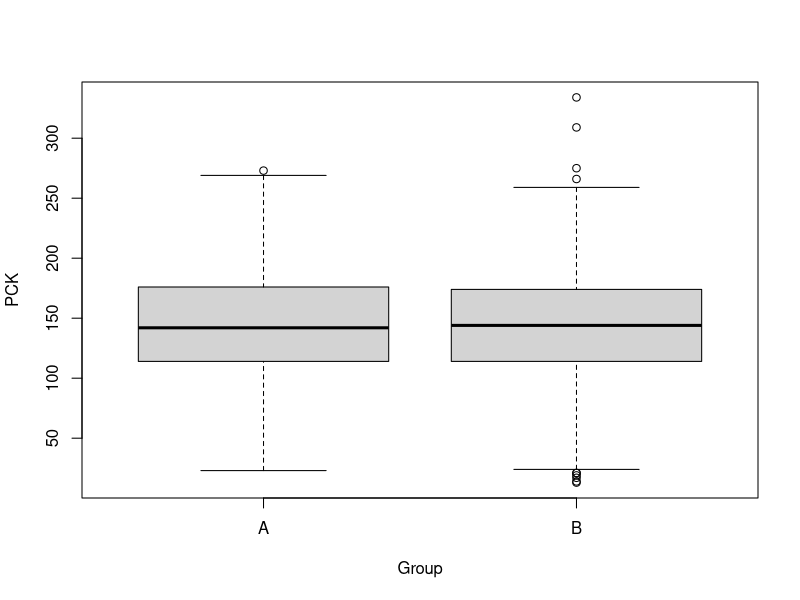

Write the R code that produced this figure. (Note: this script raises an error after producing the figure.)


# PCKDATA
head(PCKDATA <- read.csv('data/LDS_C07_PCKDATA.csv'))
dim(PCKDATA)

shapiro.test(PCKDATA$A)
shapiro.test(PCKDATA$B)

# this data is organized in a poor manner
# According to the question, A and B should be two pyschological situations (in the same patient)
# Ideally we would prefer to have one column of endpoint and another column of predictor (i.e. situation)
# We use \code{reshape2::melt} to re-organize the data
head(PCK_melted <- reshape2::melt(PCKDATA, id.vars = 'SUBJ', value.name = 'PCK', variable.name = 'Group'))
dim(PCK_melted)

boxplot(PCK ~ Group, data = PCK_melted)
t.test(PCK ~ Group, data = PCK_melted, alternative = 'greater', paired = TRUE)
t.test(PCK ~ Group, data = PCK_melted, alternative = 'less', paired = TRUE)
t.test(PCKDATA$A, PCKDATA$B, alternative = 'greater', paired = TRUE)



# PROTHROM
# BAD way of organizing data!!!
head(PROTHROM_raw <- read.csv('data/LDS_C07_PROTHROM.csv', header = FALSE))
# `header = FALSE` means 'the first row of csv file is NOT the variable names'
dim(PROTHROM_raw)
PROTHROM_raw[[1L]]
class(PROTHROM_raw[[2L]])

PROTHROM0 = PROTHROM_raw[-c(1L, 502L), ]
names(PROTHROM0) = c('Subj', 'Time')
class(PROTHROM0$Time)
PROTHROM = within(PROTHROM0, expr = {
  Time = as.numeric(Time) # R previouly mistook Time as 'character' due to the poor data organization
  Group = rep(c('FULLSUB', 'PRESUB'), each = 500L) # add a column to correctly identify the groups
})
head(PROTHROM)

boxplot(Time ~ Group, data = PROTHROM)
t.test(Time ~ Group, data = PROTHROM)



# HEADCIRC
head(HEADCIRC <- read.csv('data/LDS_C07_HEADCIRC.csv'))
dim(HEADCIRC)

boxplot(HEADCIRC$SCA - HEADCIRC$NC, main = 'Difference of SCA - NC')
t.test(HEADCIRC$SCA, HEADCIRC$NC, alternative = 'less', paired = TRUE)



# HEMOGLOB
# BAD way of organizing data!!!
head(HEMOGLOB_raw <- read.csv('data/LDS_C07_HEMOGLOB.csv', header = FALSE))
dim(HEMOGLOB_raw)

HEMOGLOB0 = HEMOGLOB_raw[-c(1L, 502L), ]
names(HEMOGLOB0) = c('Subj', 'Hb')
HEMOGLOB = within(HEMOGLOB0, expr = {
  Hb = as.numeric(Hb)
  Group = structure(rep(1:2, each = 500L), levels = c('A', 'B'), class = 'factor')
})
head(HEMOGLOB)

boxplot(Hb ~ Group, data = HEMOGLOB)
t.test(Hb ~ Group, data = HEMOGLOB)




# MANDEXT
# BAD way of organizing data!!!
head(MANDEXT_raw <- read.csv('data/LDS_C07_MANDEXT.csv', header = FALSE))
dim(MANDEXT_raw)
MANDEXT_raw[[1L]]

MANDEXT = MANDEXT_raw[-c(1L, 502L), ]
names(MANDEXT) = c('Subj', 'SCORE')
MANDEXT = within(MANDEXT, expr = {
  SCORE = as.numeric(SCORE)
  Group = structure(rep(1:2, each = 500L), levels = c('LD', 'NORM'), class = 'factor')
})
head(MANDEXT)

# illustrating the use of \code{base::subset}
sLD = subset(MANDEXT, subset = (Group == 'LD')) # 'LD' means 'learning disabled'
dim(MANDEXT)
dim(sLD)
head(sLD)
# end of illustrating the use of \code{base::subset}

ids = c(sample(1:500, size = 10L, replace = FALSE), sample(501:1e3, size = 15L, replace = FALSE))
sp_MANDEXT = MANDEXT[ids, ]
dim(sp_MANDEXT)

boxplot(SCORE ~ Group, data = MANDEXT)
t.test(SCORE ~ Group, data = MANDEXT, alternative = 'less')

t.test(SCORE ~ Group, data = sp_MANDEXT, alternative = 'less')

